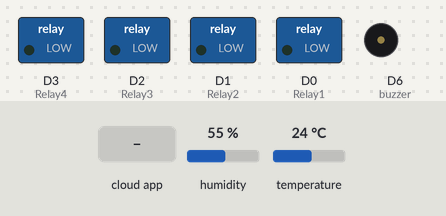
Simulated run of this sketch. Board: ESP8266 (NodeMCU). Shown: switched loads named in the sketch (green lamp = pin HIGH), buzzer (waves = sounding, pin HIGH). The inputs (shaded band) are chosen by the test bench; at power-on: humidity 55 %, temperature 24 °C. WiFi joins after 1.5 s; servers stay silent unless stated; no MQTT or app messages arrive unless stated; what the sketch prints to the serial monitor is not drawn.

Above: at 2.7 s.
2.8 s: the phone or cloud app sets Relay1 to 1
At 3.4 s:
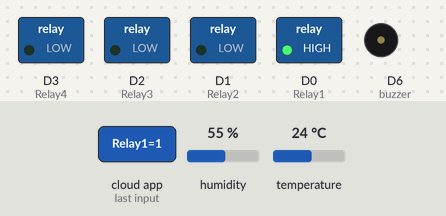
4.3 s: the phone or cloud app sets Relay3 to 1
At 4.9 s:
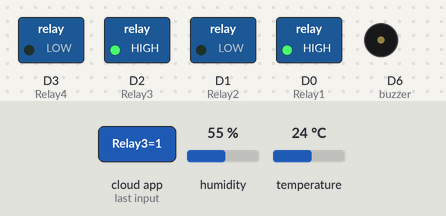
5.8 s: the phone or cloud app sets Relay2 to 1
At 6.9 s:
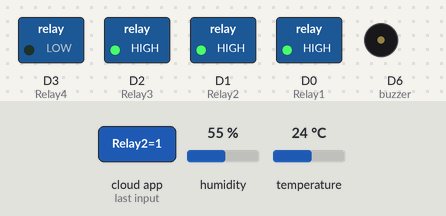
7.3 s: the phone or cloud app sets Relay4 to 1
At 8.4 s:
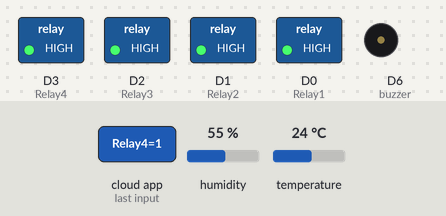
8.8 s: the phone or cloud app sets Relay1 to 0
At 9.1 s:
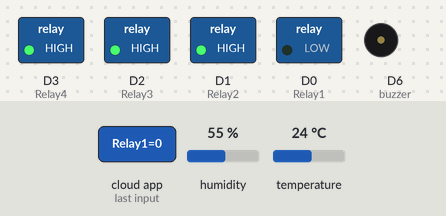
10.3 s: the phone or cloud app sets Relay3 to 0
At 10.7 s:
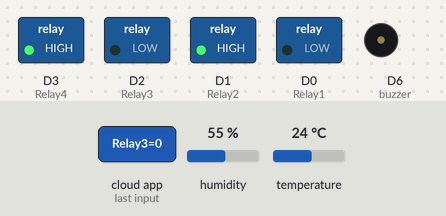
Timing chart, 0 to 36.8 s (numbered marks = the images above; inputs shaded):
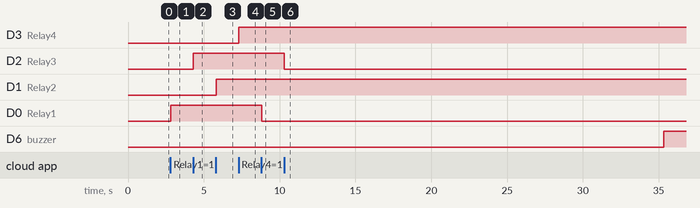

The sketch:

Home_Automation.ino
```cpp
#include <ESP8266WiFi.h>
#include "Adafruit_MQTT.h"
#include "Adafruit_MQTT_Client.h"
#include "DHT.h"

#define Relay1            D0
#define Relay2            D1
#define Relay3            D2
#define Relay4            D3

#define DHTPIN D7
#define DHTTYPE DHT11
DHT dht(DHTPIN, DHTTYPE);

#define smokeSensor A0 // define smoke sensor pin as A0
#define buzzer D6 // define buzzer pin as D2


#define WLAN_SSID       "........."             // Your SSID
#define WLAN_PASS       "........."        // Your password

/********* Adafruit.io Setup ***********/

#define AIO_SERVER      "io.adafruit.com"
#define AIO_SERVERPORT  1883                // use 8883 for SSL
#define AIO_USERNAME    "........"            // Replace it with your username
#define AIO_KEY         "aio_qCbi93vuk6lwjUFv5Sg6xrVcfAsj"  // Replace with your Project Auth Key

/**** Global State (you don't need to change this!) ******/

// Create an ESP8266 WiFiClient class to connect to the MQTT server.
WiFiClient client;
// or... use WiFiFlientSecure for SSL
//WiFiClientSecure client;

// Setup the MQTT client class by passing in the WiFi client and MQTT server and login details.
Adafruit_MQTT_Client mqtt(&client, AIO_SERVER, AIO_SERVERPORT, AIO_USERNAME, AIO_KEY);

/********** Feeds *************/


// Setup a feed called 'onoff' for subscribing to changes.
Adafruit_MQTT_Subscribe Light1 = Adafruit_MQTT_Subscribe(&mqtt, AIO_USERNAME"/feeds/Relay1"); // FeedName
Adafruit_MQTT_Subscribe Light2 = Adafruit_MQTT_Subscribe(&mqtt, AIO_USERNAME "/feeds/Relay2");
Adafruit_MQTT_Subscribe Light3 = Adafruit_MQTT_Subscribe(&mqtt, AIO_USERNAME "/feeds/Relay3");
Adafruit_MQTT_Subscribe Light4 = Adafruit_MQTT_Subscribe(&mqtt, AIO_USERNAME "/feeds/Relay4");

Adafruit_MQTT_Publish temperature = Adafruit_MQTT_Publish(&mqtt, AIO_USERNAME "/feeds/TEMP");
Adafruit_MQTT_Publish humidity = Adafruit_MQTT_Publish(&mqtt, AIO_USERNAME "/feeds/HUM");
Adafruit_MQTT_Publish smoke = Adafruit_MQTT_Publish(&mqtt, AIO_USERNAME "/feeds/SMOKE");


void MQTT_connect();

void setup() {
  Serial.begin(115200);
  dht.begin();
  delay(10);

  Serial.println(F("Adafruit MQTT demo"));

  pinMode(Relay1, OUTPUT);
  pinMode(Relay2, OUTPUT);
  pinMode(Relay3, OUTPUT);
  pinMode(Relay4, OUTPUT);

 pinMode(smokeSensor, INPUT);
  pinMode(buzzer, OUTPUT);
  // Connect to WiFi access point.
  Serial.println(); Serial.println();
  Serial.print("Connecting to ");
  Serial.println(WLAN_SSID);

  WiFi.begin(WLAN_SSID, WLAN_PASS);
  while (WiFi.status() != WL_CONNECTED) {
    delay(500);
    Serial.print(".");
  }
  Serial.println();

  Serial.println("WiFi connected");
  Serial.println("IP address: ");
  Serial.println(WiFi.localIP());

uint32_t x=0;

  // Setup MQTT subscription for onoff feed.
  mqtt.subscribe(&Light1);
  mqtt.subscribe(&Light3);
  mqtt.subscribe(&Light2);
  mqtt.subscribe(&Light4);
}

void loop() {


  MQTT_connect();

  Adafruit_MQTT_Subscribe *subscription;
  while ((subscription = mqtt.readSubscription(20000))) {
    if (subscription == &Light1) {
      Serial.print(F("Got: "));
      Serial.println((char *)Light1.lastread);
      int Light1_State = atoi((char *)Light1.lastread);
      digitalWrite(Relay1, Light1_State);

    }
    if (subscription == &Light2) {
      Serial.print(F("Got: "));
      Serial.println((char *)Light2.lastread);
      int Light2_State = atoi((char *)Light2.lastread);
      digitalWrite(Relay2, Light2_State);
    }
    if (subscription == &Light3) {
      Serial.print(F("Got: "));
      Serial.println((char *)Light3.lastread);
      int Light3_State = atoi((char *)Light3.lastread);
      digitalWrite(Relay3, Light3_State);
    }
    if (subscription == &Light4) {
      Serial.print(F("Got: "));
      Serial.println((char *)Light4.lastread);
      int Light4_State = atoi((char *)Light4.lastread);
      digitalWrite(Relay4, Light4_State);

    }
  }

   int smokeLevel = analogRead(smokeSensor);
   Serial.begin(115200);
   Serial.println("Smoke level is:");
   Serial.print(smokeLevel);

   smoke.publish(smokeLevel);
   delay(5000);

  if (smokeLevel > 300) {
    digitalWrite(buzzer, HIGH);
    }
    else if (smokeLevel<300){
    digitalWrite(buzzer, LOW);
  }

   float h = dht.readHumidity();
  // Read temperature as Celsius
  float t = dht.readTemperature();

  //publish temperature and humidity
  Serial.println(F("\nTemperature: "));
  Serial.print(t);
  Serial.println(F("\nHumidity: "));
  Serial.print(h);

  temperature.publish(t);
  humidity.publish(h);

  delay(1000);

}

void MQTT_connect() {
  int8_t ret;

  // Stop if already connected.
  if (mqtt.connected()) {
    return;
  }

  Serial.print("Connecting to MQTT... ");

  uint8_t retries = 3;

  while ((ret = mqtt.connect()) != 0) { // connect will return 0 for connected
    Serial.println(mqtt.connectErrorString(ret));
    Serial.println("Retrying MQTT connection in 5 seconds...");
    mqtt.disconnect();
    delay(5000);  // wait 5 seconds
    retries--;
    if (retries == 0) {
      // basically die and wait for WDT to reset me
      while (1);
    }
  }
  Serial.println("MQTT Connected!");
}
```

Measured:
- after the input at 2.8 s, D0 (Relay1): LOW → HIGH at once
- after the input at 4.3 s, D2 (Relay3): LOW → HIGH at once
- after the input at 5.8 s, D1 (Relay2): LOW → HIGH at once
- after the input at 7.3 s, D3 (Relay4): LOW → HIGH at once
- after the input at 8.8 s, D0 (Relay1): HIGH → LOW at once
- after the input at 10.3 s, D2 (Relay3): HIGH → LOW at once; D6 (buzzer): LOW → HIGH after 25.0 s instead of 23.5 s
